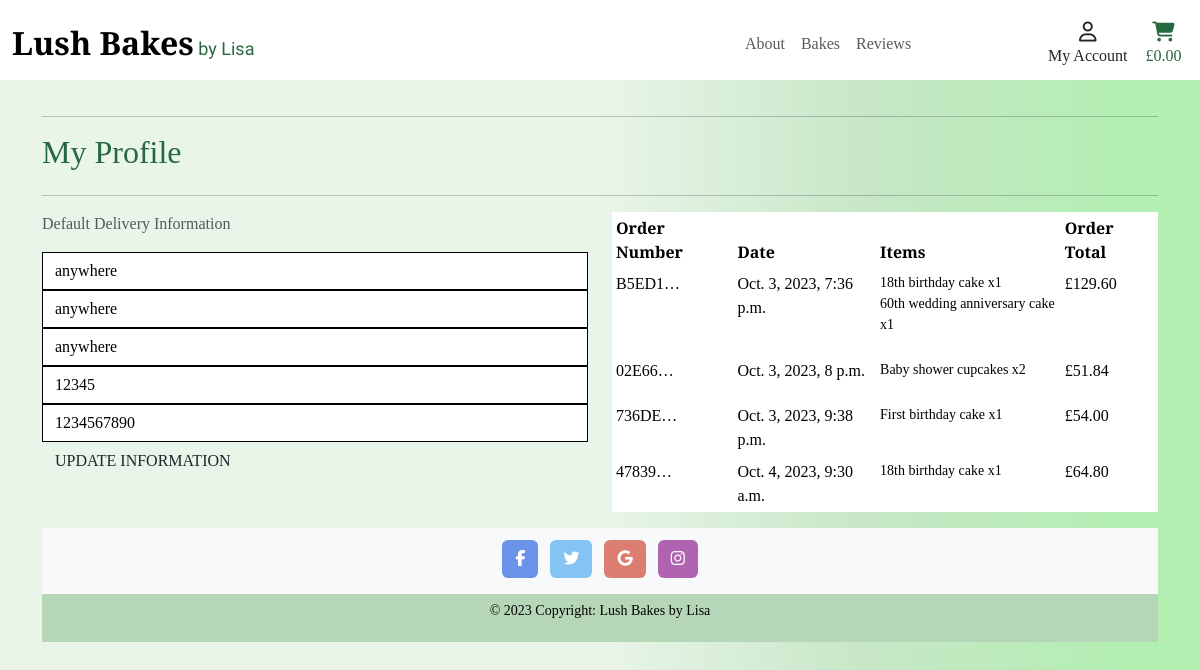
The page /profile/ (signed in) on the database as committed earlier.
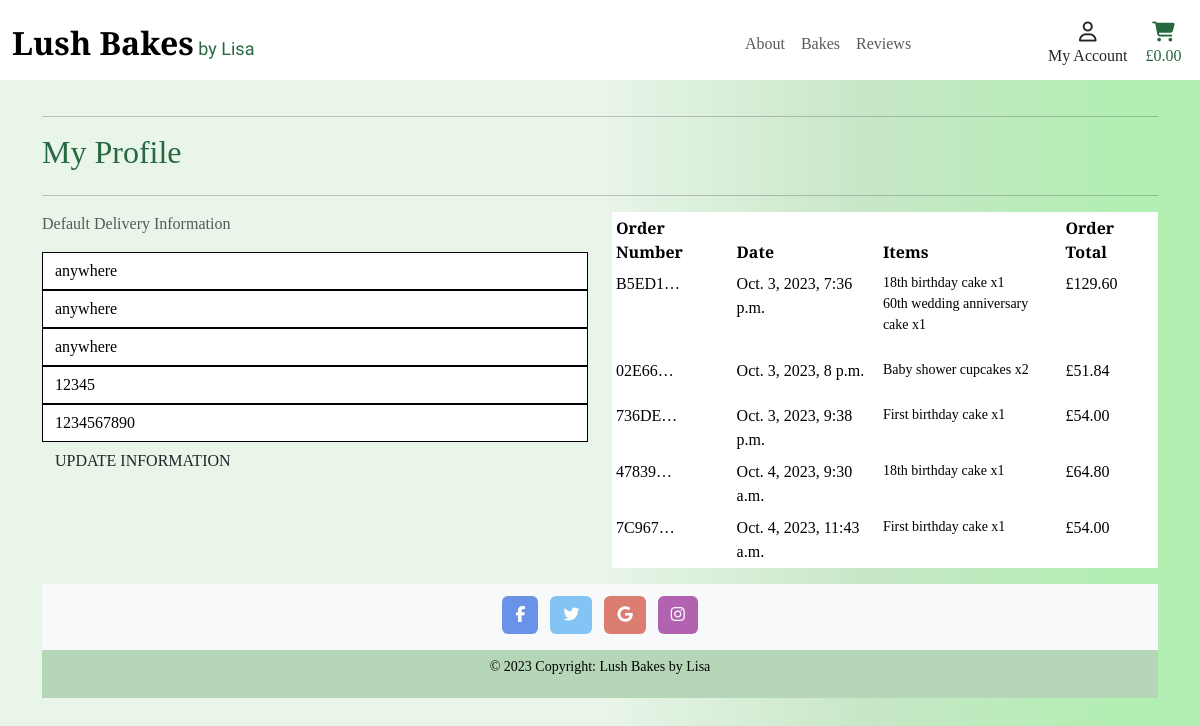
The same page on the database as committed later.
### checkout/models.py (models this page shows, shortened)
class Order(models.Model):
    order_number = models.CharField(max_length=32, null=False, editable=False)
    user_profile = models.ForeignKey(UserProfile, on_delete=models.SET_NULL, null=True, blank=True, related_name='orders')
    name = models.CharField(max_length=50, null=False, blank=False)
    street_address1 = models.CharField(max_length=80, null=False, blank=False)
    street_address2 = models.CharField(max_length=80, null=False, blank=False)
    county = models.CharField(max_length=25, null=False, blank=True)
    postcode = models.CharField(max_length=10, null=False, blank=True)
    phone_number = models.CharField(max_length=15, null=False, blank=False)
    email = models.EmailField(max_length=254, null=False, blank=False)
    date = models.DateTimeField(auto_now_add=True)
    delivery_fee = models.DecimalField(
        max_digits=6, decimal_places=2, null=False, default=0)
    order_total = models.DecimalField(
        max_digits=6, decimal_places=2, null=False, default=0)
    grand_total = models.DecimalField(
        max_digits=6, decimal_places=2, null=False, default=0)

class OrderLineItem(models.Model):
    order = models.ForeignKey(Order, null=False, blank=False, on_delete=models.CASCADE, related_name='lineitems')
    product = models.ForeignKey(Product, null=False, blank=False, on_delete=models.CASCADE)
    quantity = models.IntegerField(null=False, blank=False, default=0)
    lineitem_total = models.DecimalField(max_digits=6, decimal_places=2, null=False, blank=False, editable=False)

### products/models.py (models this page shows, shortened)
class Product(models.Model):
    category = models.ForeignKey(
        'Category', null=True, blank=True, on_delete=models.SET_NULL)
    name = models.CharField(max_length=100)
    description = models.TextField()
    price = models.DecimalField(max_digits=6, decimal_places=2)
    image = models.ImageField(null=True, blank=True)

### profiles/views.py (the view)
# urls.py: path('profile/', include('profiles.urls')),
@login_required
def profile(request):
    profile = get_object_or_404(UserProfile, user=request.user)
    if request.method == 'POST':
        form = UserProfileForm(request.POST, instance=profile)
        if form.is_valid():
            form.save()
            messages.success(
                request, 'Your profile has been successfully updated')
        else:
            message.error(request, 'Update failed, please try again')
    else:
        form = UserProfileForm(instance=profile)
    orders = profile.orders.all()
    template = 'profiles/profile.html'
    context = {
        'form': form,
        'orders': orders,
        'on_profile_page': True
    }
    return render(request, template, context)

### profiles/forms.py
class UserProfileForm(forms.ModelForm):
    class Meta:
        model = UserProfile
        exclude = ('user',)
    def __init__(self, *args, **kwargs):
        super().__init__(*args, **kwargs)
        placeholders = {
            'default_street_address1': 'Street Address 1',
            'default_street_address2': 'Street Address 2',
            'default_county': 'County',
            'default_postcode': 'Postcode',
            'default_phone_number': 'Phone Number',
        }
        self.fields['default_street_address1'].widget.attrs['autofocus'] = True
        for field in self.fields:
            if self.fields[field].required:
                placeholder = f'{placeholders[field]} *'
            else:
                placeholder = placeholders[field]
            self.fields[field].widget.attrs['placeholder'] = placeholder
            self.fields[field].widget.attrs['class'] = 'border-black rounded-0 profile-form-input'
            self.fields[field].label = False

### profiles/templates/profiles/profile.html (shortened to what this page needs)
{% extends "base.html" %}
{% load static %}
{% block page_header %}
<div class="container header-container">
</div>
{% endblock %}
{% block content %}
<div class="container">
  <div class="row">
    <div class="col">
      <hr />
      <h2 class="logo-font mb-4">My Profile</h2>
      <hr />
    </div>
  </div>
  <div class="row">
    <div class="col-12 col-lg-6">
      <p class="text-muted">Default Delivery Information</p>
      <form class="mt-3" action="{% url 'profile' %}" method="POST" id="profile-update-form">
        {{ form|crispy }}
        <button class="btn btn-black rounded-0 text-uppercase float-right">
          Update Information
        </button>
      </form>
    </div>
    <div class="col-12 col-lg-6">
      <div class="order-history table-responsive">
        <table class="table table-sm table-borderless">
          <thead>
            <tr>
              <th>Order Number</th>
              <th>Date</th>
              <th>Items</th>
              <th>Order Total</th>
            </tr>
          </thead>
          <tbody>
            {% for order in orders %}
            <tr>
              <td>{{ order.order_number|truncatechars:6 }}</td>
              <td>{{ order.date }}</td>
              <td>
                <ul class="list-unstyled">
                  {% for item in order.lineitems.all %}
                  <li class="small">
                    {{ item.product.name }} x{{ item.quantity }}
                  </li>
                  {% endfor %}
                </ul>
              </td>
              <td>£{{ order.grand_total }}</td>
            </tr>
            {% endfor %}
          </tbody>
        </table>
      </div>
    </div>
  </div>
  {% endblock %}

Rows that differ between the two databases and show on the page:
added Order: order_number "7C967…", date "Oct. 4, 2023, 11:43 a.m.", grand_total "54.00"
added OrderLineItem: product.name "First birthday cake", quantity "1", shown under "7C967…"
